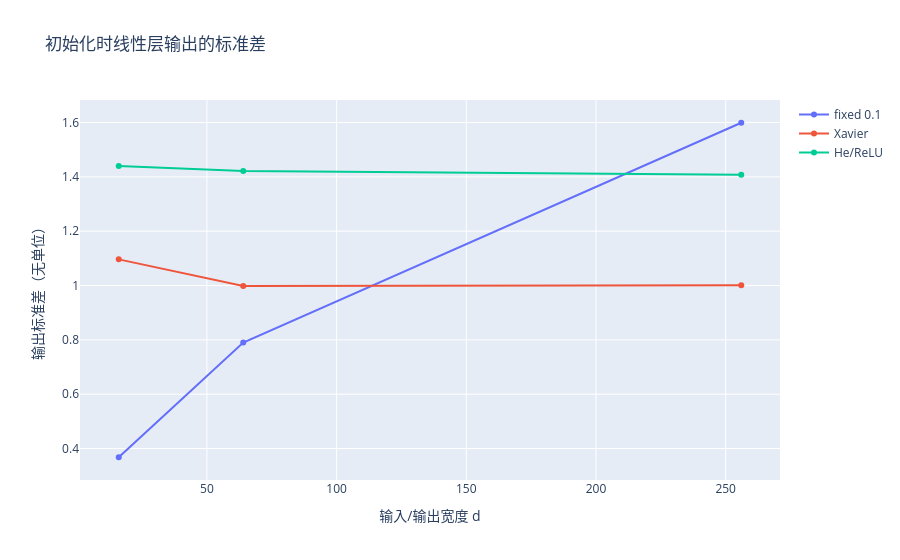

Source (notebook cell):
### Code cell
fig = go.Figure()
for name in methods:
    chosen = [r for r in rows if r[1] == name]
    fig.add_trace(go.Scatter(x=[r[0] for r in chosen], y=[r[3] for r in chosen], mode='lines+markers', name=name))
fig.update_layout(title='初始化时线性层输出的标准差', xaxis_title='输入/输出宽度 d', yaxis_title='输出标准差（无单位）')
fig.show()

### Figure 1 — Plotly figure (JSON) as saved in the notebook; plotly's stock layout.template omitted (floating-point values rounded to 4 significant figures)
{"data": [{"mode": "lines+markers", "name": "fixed 0.1", "type": "scatter", "x": [16, 64, 256], "y": [0.368, 0.7901, 1.599]}, {"mode": "lines+markers", "name": "Xavier", "type": "scatter", "x": [16, 64, 256], "y": [1.096, 0.9984, 1.001]}, {"mode": "lines+markers", "name": "He/ReLU", "type": "scatter", "x": [16, 64, 256], "y": [1.44, 1.422, 1.407]}], "layout": {"title": {"text": "初始化时线性层输出的标准差"}, "xaxis": {"title": {"text": "输入/输出宽度 d"}}, "yaxis": {"title": {"text": "输出标准差（无单位）"}}}}
